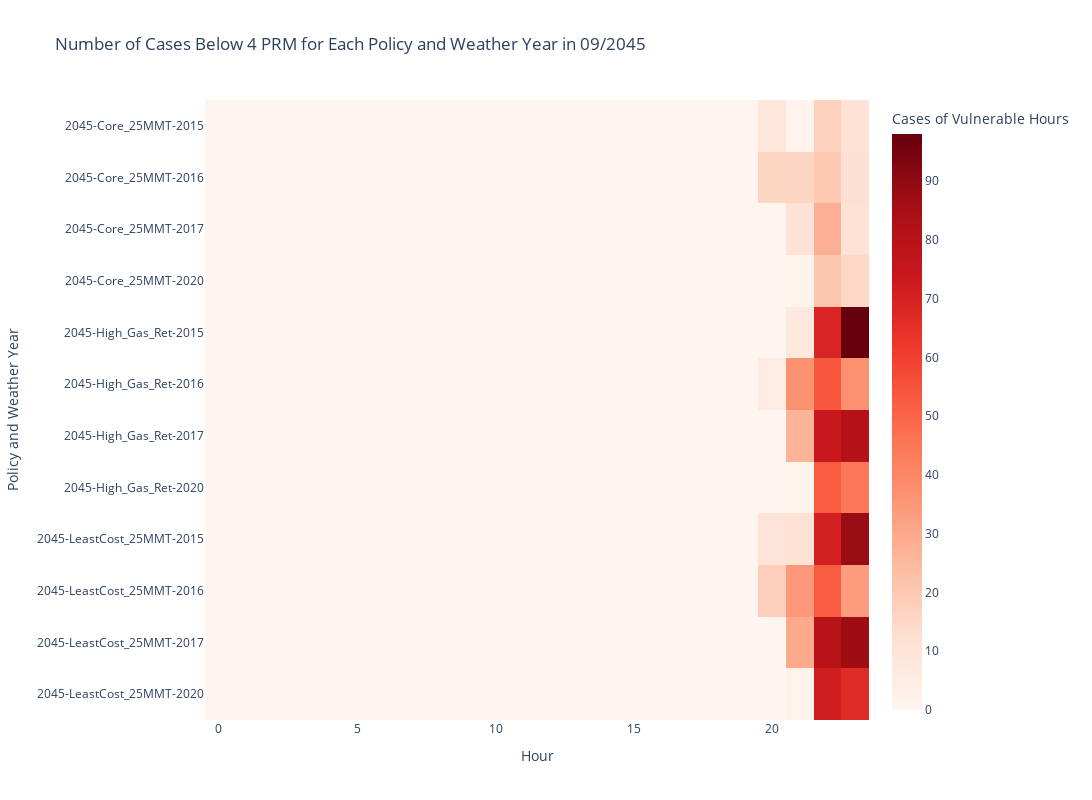

Notebook code for this chart:
### Code cell
month = 9  # Specify the month (e.g., 9 for September)
RMValue = 4
combined_df = RM_weatherYear(folder_path, month, RMValue)
create_heatmap(combined_df, month, RMValue)

### Figure 1 — Plotly figure (JSON) as saved in the notebook; plotly's stock layout.template omitted (floating-point values rounded to 4 significant figures; data arrays with more than 128 entries replaced by an {"elided": "..."} marker saying what was removed)
{"data": [{"coloraxis": "coloraxis", "hovertemplate": "Hour: %{x}<br>Policy and Weather Year: %{y}<br>Cases of Vulnerable Hours: %{z}<extra></extra>", "name": "0", "type": "heatmap", "x": [0, 1, 2, 3, 4, 5, 6, 7, 8, 9, 10, 11, 12, 13, 14, 15, 16, 17, 18, 19, 20, 21, 22, 23], "xaxis": "x", "y": ["2045-Core_25MMT-2015", "2045-Core_25MMT-2016", "2045-Core_25MMT-2017", "2045-Core_25MMT-2020", "2045-High_Gas_Ret-2015", "2045-High_Gas_Ret-2016", "2045-High_Gas_Ret-2017", "2045-High_Gas_Ret-2020", "2045-LeastCost_25MMT-2015", "2045-LeastCost_25MMT-2016", "2045-LeastCost_25MMT-2017", "2045-LeastCost_25MMT-2020"], "yaxis": "y", "z": {"elided": "12x24 int values"}}], "layout": {"coloraxis": {"colorbar": {"title": {"text": "Cases of Vulnerable Hours"}}, "colorscale": [[0, "rgb(255,245,240)"], [0.125, "rgb(254,224,210)"], [0.25, "rgb(252,187,161)"], [0.375, "rgb(252,146,114)"], [0.5, "rgb(251,106,74)"], [0.625, "rgb(239,59,44)"], [0.75, "rgb(203,24,29)"], [0.875, "rgb(165,15,21)"], [1, "rgb(103,0,13)"]]}, "height": 800, "title": {"text": "Number of Cases Below 4 PRM for Each Policy and Weather Year in 09/2045"}, "width": 1200, "xaxis": {"anchor": "y", "constrain": "domain", "domain": [0, 1], "scaleanchor": "y", "title": {"text": "Hour"}}, "yaxis": {"anchor": "x", "autorange": "reversed", "constrain": "domain", "domain": [0, 1], "title": {"text": "Policy and Weather Year"}}}}
